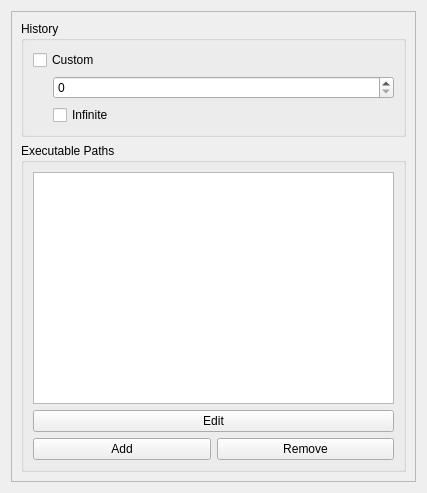
<?xml version="1.0" encoding="UTF-8"?>
<ui version="4.0">
 <class>OtherTab</class>
 <widget class="QWidget" name="OtherTab">
  <property name="geometry">
   <rect>
    <x>0</x>
    <y>0</y>
    <width>427</width>
    <height>493</height>
   </rect>
  </property>
  <property name="windowTitle">
   <string notr="true">Form</string>
  </property>
  <layout class="QVBoxLayout" name="verticalLayout_2">
   <item>
    <widget class="QScrollArea" name="scrollArea">
     <property name="widgetResizable">
      <bool>true</bool>
     </property>
     <widget class="QWidget" name="scrollAreaWidgetContents">
      <property name="geometry">
       <rect>
        <x>0</x>
        <y>0</y>
        <width>407</width>
        <height>473</height>
       </rect>
      </property>
      <layout class="QVBoxLayout" name="verticalLayout">
       <item>
        <widget class="QGroupBox" name="groupBox_2">
         <property name="title">
          <string>History</string>
         </property>
         <layout class="QVBoxLayout" name="verticalLayout_4">
          <item>
           <widget class="QCheckBox" name="checkBox_HistoryLength">
            <property name="text">
             <string>Custom</string>
            </property>
           </widget>
          </item>
          <item>
           <layout class="QVBoxLayout" name="verticalLayout_5">
            <property name="leftMargin">
             <number>20</number>
            </property>
            <item>
             <widget class="QSpinBox" name="spinBox_HistoryLength">
              <property name="maximum">
               <number>100000000</number>
              </property>
              <property name="singleStep">
               <number>100</number>
              </property>
             </widget>
            </item>
            <item>
             <widget class="QCheckBox" name="checkBox_InfiniteHistoryLength">
              <property name="text">
               <string>Infinite</string>
              </property>
             </widget>
            </item>
           </layout>
          </item>
         </layout>
        </widget>
       </item>
       <item>
        <widget class="QGroupBox" name="groupBox">
         <property name="title">
          <string>Executable Paths</string>
         </property>
         <layout class="QVBoxLayout" name="verticalLayout_3">
          <item>
           <widget class="QListWidget" name="listWidget_Paths"/>
          </item>
          <item>
           <widget class="QPushButton" name="pushButton_PathEdit">
            <property name="text">
             <string>Edit</string>
            </property>
            <property name="icon">
             <iconset theme="edit">
              <normaloff>.</normaloff>.</iconset>
            </property>
           </widget>
          </item>
          <item>
           <layout class="QHBoxLayout" name="horizontalLayout">
            <item>
             <widget class="QPushButton" name="pushButton_PathAdd">
              <property name="text">
               <string>Add</string>
              </property>
              <property name="icon">
               <iconset theme="list-add">
                <normaloff>.</normaloff>.</iconset>
              </property>
             </widget>
            </item>
            <item>
             <widget class="QPushButton" name="pushButton_PathRemove">
              <property name="text">
               <string>Remove</string>
              </property>
              <property name="icon">
               <iconset theme="list-remove">
                <normaloff>.</normaloff>.</iconset>
              </property>
             </widget>
            </item>
           </layout>
          </item>
         </layout>
        </widget>
       </item>
      </layout>
     </widget>
    </widget>
   </item>
  </layout>
 </widget>
 <resources/>
 <connections/>
</ui>
